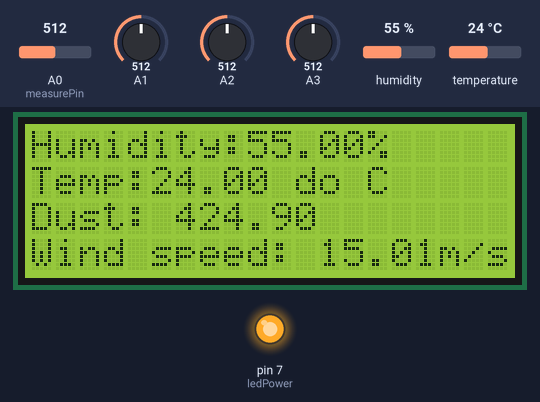
Bench run of a sketch on a simulated Arduino Uno, built with avr-gcc and run on an emulated ATmega328P. On the bench: 20×4 character LCD, output pins drawn as LEDs (lit = HIGH). The test bench sets the inputs (shaded band); at power-on: humidity 55 %, A0 (measurePin) = 512, A1 = 512, A3 = 512, A2 = 512, temperature 24 °C. What the sketch prints to the serial monitor is not drawn.

Above: at 1.3 s.
1.4 s: humidity set to 22 %
At 5.7 s:
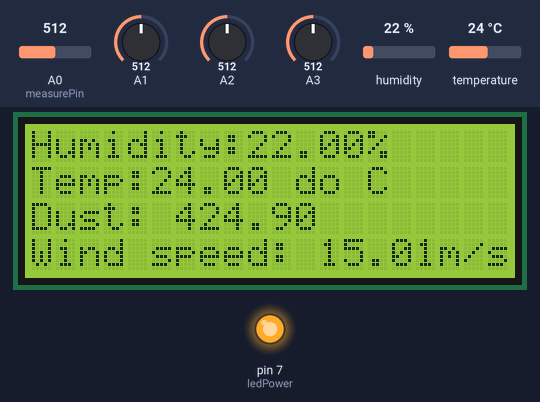
9.9 s: A0 (measurePin) set to 716
At 13.3 s:
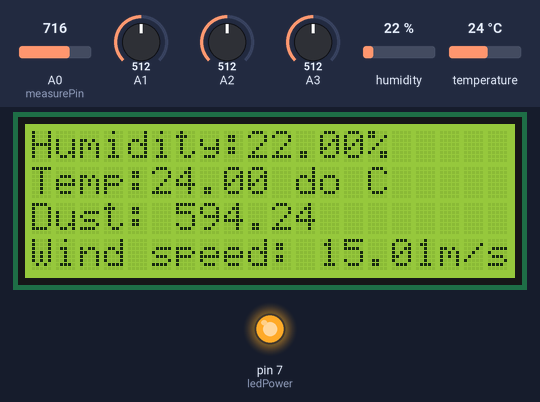
16.0 s: A1 set to 716
At 20.0 s:
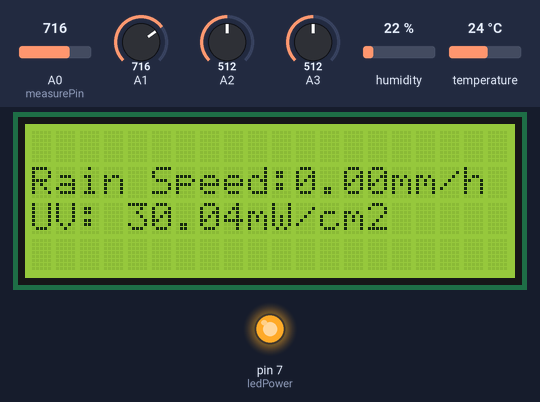
22.2 s: A3 set to 716
At 25.8 s:
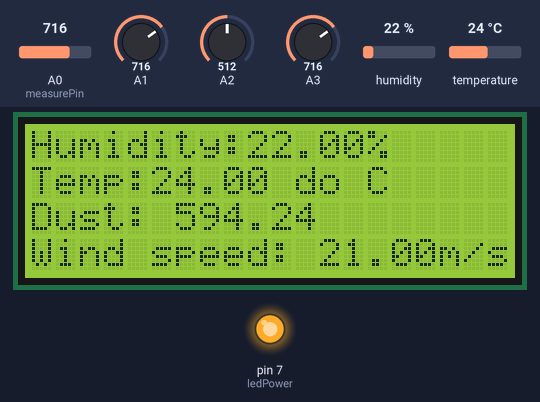
28.4 s: A2 set to 306
At 31.4 s:
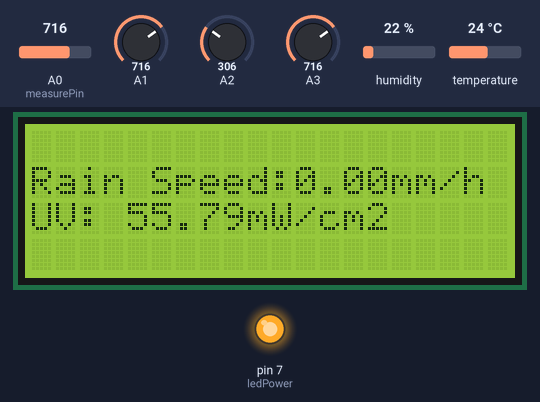
34.5 s: temperature set to 12 °C
At 38.5 s:
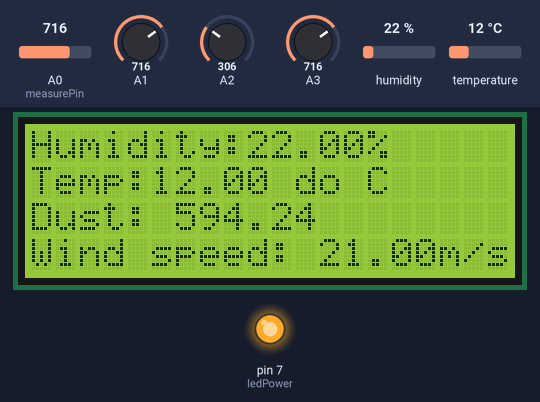
Timing chart, 0 to 40.0 s (numbered marks = the images above; inputs shaded):
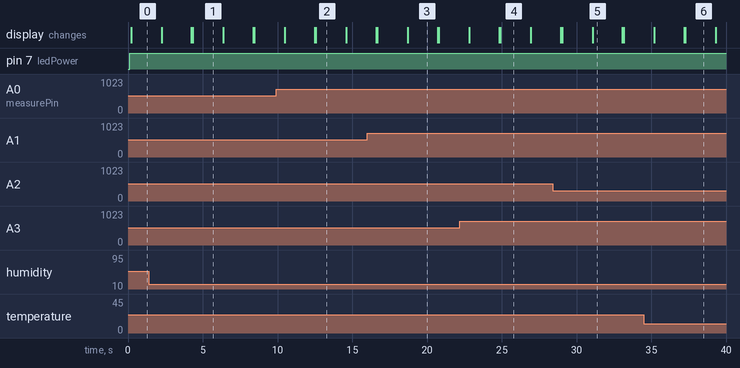

The sketch:

full_code.ino
```cpp
#include <Wire.h>
#include <LiquidCrystal_I2C.h>
#include <Arduino.h>
#include <DHT.h>
#include <DHT_U.h>
#define DHTPIN 2
#define DHTTYPE DHT22
DHT dht(DHTPIN, DHTTYPE);
LiquidCrystal_I2C lcd(0x27, 20, 4); // 0x27 is I2C module address

//_________
int measurePin = A0; //Connect dust sensor to Arduino A0 pin
int ledPower = 7;   //Connect 3 led driver pins of dust sensor to Arduino D2
int samplingTime = 280; // time required to sample signal coming out  of the sensor
int deltaTime = 40; //
int sleepTime = 9680;
float voMeasured = 0;
float calcVoltage = 0;
float dustDensity = 0;
//_________


//_________
const int hallSensorPin = 2; //( chân tín hiệu : ONLY pin 2)
const float mmPerTilt = 0.00195; // Amount of rainfall (in mm) per sensor tilt
//_________


//_________
unsigned long startTime = 0;
volatile unsigned long tipCount = 0;
volatile bool raining = false;
float rainfallAmount;
float rainfallSpeed;
//_________


//_________
//   //pin definitions
int UV_OUT = A1;    //Sensor Output
int REF_3V3 = A2;   //3.3V power on the Arduino board
//_________

void setup() {
  lcd.init();
  lcd.begin(20,4);
  lcd.backlight();

  Serial.begin(9600);

  pinMode(hallSensorPin, INPUT_PULLUP);
  attachInterrupt(digitalPinToInterrupt(hallSensorPin), tipCount, RISING);

  dht.begin();

  pinMode(ledPower,OUTPUT);

  Serial.println("ML8511 example");
}

void loop() {

//_________
  float Humidity = dht.readHumidity();
  // Read temperature as Celsius (the default)
  float Temperature = dht.readTemperature();
  // Read temperature as Fahrenheit (isFahrenheit = true)
  float Temp_Fahrenheit = dht.readTemperature(true);
  //Check if any reads failed and exit early (to try again).
  if (isnan(Humidity) || isnan(Temperature) || isnan(Temp_Fahrenheit)) {
    lcd.setCursor(0,3);
    lcd.print("Failed to read!");
    return;
  }
//_________


//_________
  digitalWrite(ledPower,LOW); // power on the LED
  delayMicroseconds(samplingTime);
  voMeasured = analogRead(measurePin); // read the dust value
  delayMicroseconds(deltaTime);
  digitalWrite(ledPower,HIGH); // turn the LED off
  delayMicroseconds(sleepTime);
  calcVoltage = voMeasured * (5.0 / 1024.0);
  dustDensity = 170 * calcVoltage - 0.1;
//_________


//_________
  int sensorValue = analogRead(A3);
  float outvoltage = sensorValue * (5.0 / 1023.0);
  float Level = 6 * outvoltage; //The level of wind speed is proportional to the output voltage.
//_________

  lcd.setCursor(0,0);
  lcd.print("Humidity:");
  lcd.print(Humidity);
  lcd.print("%");

  lcd.setCursor(0,1);
  lcd.print("Temp:");
  lcd.print(Temperature);
  lcd.print(" do C");

  lcd.setCursor(0,2);
  lcd.print("Dust: ");
  lcd.print(dustDensity); // unit: ug/m3

  lcd.setCursor(0,3);
  lcd.print("Wind speed: ");
  lcd.print(Level);
  lcd.print("m/s");

  delay(2000);
  lcd.clear();

//_________
  unsigned long currentTime = millis();
  unsigned long deltaTime = currentTime - startTime;

  if (deltaTime >= 10000) { // Check for 10 seconds
    detachInterrupt(digitalPinToInterrupt(hallSensorPin)); // Disable interrupt during calculations
    rainfallAmount = tipCount * mmPerTilt;
    rainfallSpeed = rainfallAmount / (deltaTime / 3600000.0); // Convert deltaTime to hours


    // Reset variables for the next 10 seconds
    startTime = currentTime;
    tipCount = 0;
    raining = false;
    attachInterrupt(digitalPinToInterrupt(hallSensorPin), tipCounter, RISING);
  }
//_________

//_________
  lcd.setCursor(0,1);
  lcd.print("Rain Speed:");
  lcd.print(rainfallSpeed);
  lcd.print("mm/h");
//_________

//_________
  int uv_Level = analogRead_average(UV_OUT);
  int ref_Level = analogRead_average(REF_3V3);

  //Use the 3.3V power pin as a reference to get a very accurate output value from sensor
  float output_Voltage = 3.3 / ref_Level * uv_Level;

  float uvIntensity = mapfloat(output_Voltage, 0.99, 2.8, 0.0, 15.0); //Convert the voltage to a UV intensity level -numbers from datasheet-

  lcd.setCursor(0,2);
  lcd.print("UV: ");
  lcd.print(uvIntensity);
  lcd.print("mW/cm2");
//_________

  delay(2000);
  lcd.clear();

}

//Takes an average of readings on a given pin
//Returns the average
int analogRead_average(int pinToRead)
{
  int NumberOfSamples = 8;
  int runningValue = 0;

  for(int x = 0; x < NumberOfSamples; x++)
    runningValue += analogRead(pinToRead);
  runningValue /= NumberOfSamples;

  return(runningValue);
}

//The Arduino Map function but for floats
//From: http://forum.arduino.cc/index.php?topic=3922.0
float mapfloat(float x, float in_min, float in_max, float out_min, float out_max)
{
  return (x - in_min) * (out_max - out_min) / (in_max - in_min) + out_min;
}

void tipCounter() {
  tipCount++;
  raining = true;
}
```

Measured:
- what the display in image 1 shows lasts 2.1 s, from 4.3 s to 6.4 s
